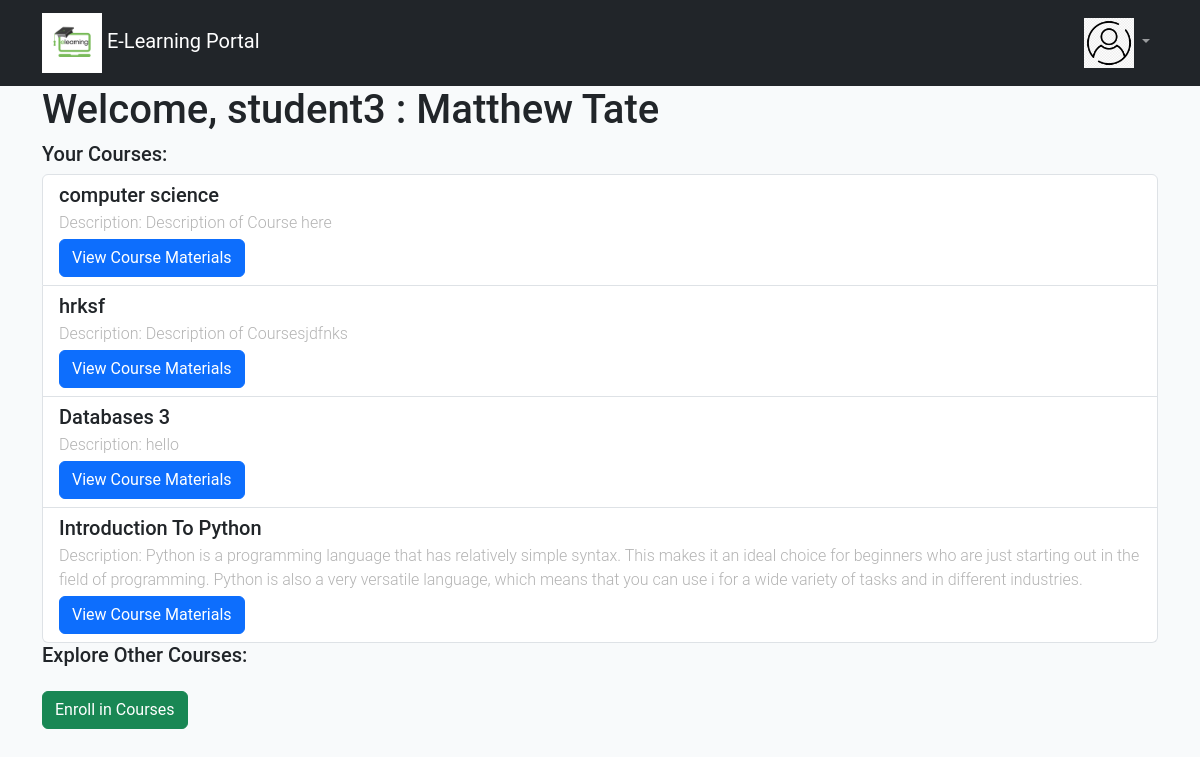
Page /student/ (signed in) on the committed database.
### elearn/models.py (models this page shows, shortened)
class User(AbstractUser):
    is_admin= models.BooleanField('Is admin', default=False)
    is_teacher = models.BooleanField('Is teacher', default=False)
    is_student = models.BooleanField('Is student', default=False)

class Student(models.Model):
    user = models.OneToOneField(User, on_delete=models.CASCADE, related_name='student')
    first_name = models.CharField(max_length = 50)
    last_name = models.CharField(max_length = 50)
    courses_taken = models.ManyToManyField(Course, related_name='students')
    profile_photo=models.ImageField(upload_to='profile_photo/',blank=True, null=True)
    date_of_birth = models.DateField(blank=True, null=True)
    def __str__(self):
        return self.user.username

class Course(models.Model):
    name = models.CharField(max_length=100)
    description = models.TextField(default="Description of Course")

### elearn/views.py (the view)
# urls.py: path('student/', views.student, name='student'),
@login_required(login_url='login_view')
def student(request):
    student_profile = request.user.student
    student_courses = student_profile.courses_taken.all()
    return render(request, 'elearn/student_dashboard.html', {'student_courses': student_courses, 'student' : student_profile})

### elearn/templates/elearn/student_dashboard.html
{% extends './base.html' %}
{% load static %}
{% block content %}
<div class="container">
    <h1>Welcome, {{ request.user.student }} : {{student.first_name}} {{student.last_name}}</h1>
    <h2>Your Courses:</h2>
    <ul class="list-group">
        {% for course in student_courses %}
        <li class="list-group-item">
            <h5 class="mb-1">{{ course.name }}</h5>
            <p class="mb-1">Description: {{ course.description }}</p>
            <a href="{% url 'student_course_material' course.id %}" class="btn btn-primary">View Course
                Materials</a>
        </li>
        {% empty %}
        <li class="list-group-item">No courses found.</li>
        {% endfor %}
    </ul>
    <h2>Explore Other Courses:</h2>
    <a href="{% url 'student_course_enrollment' %}" class="btn btn-success mt-3">Enroll in Courses</a>
</div>
{% endblock %}

### elearn/static/css/style.css (style rules this page uses)
body { font-family: "Roboto", sans-serif; background-color: #f8fafb; }
p { color: #b3b3b3; font-weight: 300; }
h1, h2, h3, h4, h5, h6, .h1, .h2, .h3, .h4, .h5, .h6 { font-family: "Roboto", sans-serif; }
a { -webkit-transition: .3s all ease; -o-transition: .3s all ease; transition: .3s all ease; }
h2 { font-size: 20px; }

### rows in the picture
User: user.student "student3"
Student: first_name "Matthew", last_name "Tate"
Course: name "computer science", description "Description of Course here"
Course: name "hrksf", description "Description of Coursesjdfnks"
Course: name "Databases 3", description "hello"
Course: name "Introduction To Python", description "Python is a programming language that has relatively simple syntax. This makes it an ideal choice for beginners who are just starting out in the field of programming. Python is also a very versatile language, which means that you can use i for a wide variety of tasks and in different industries."
